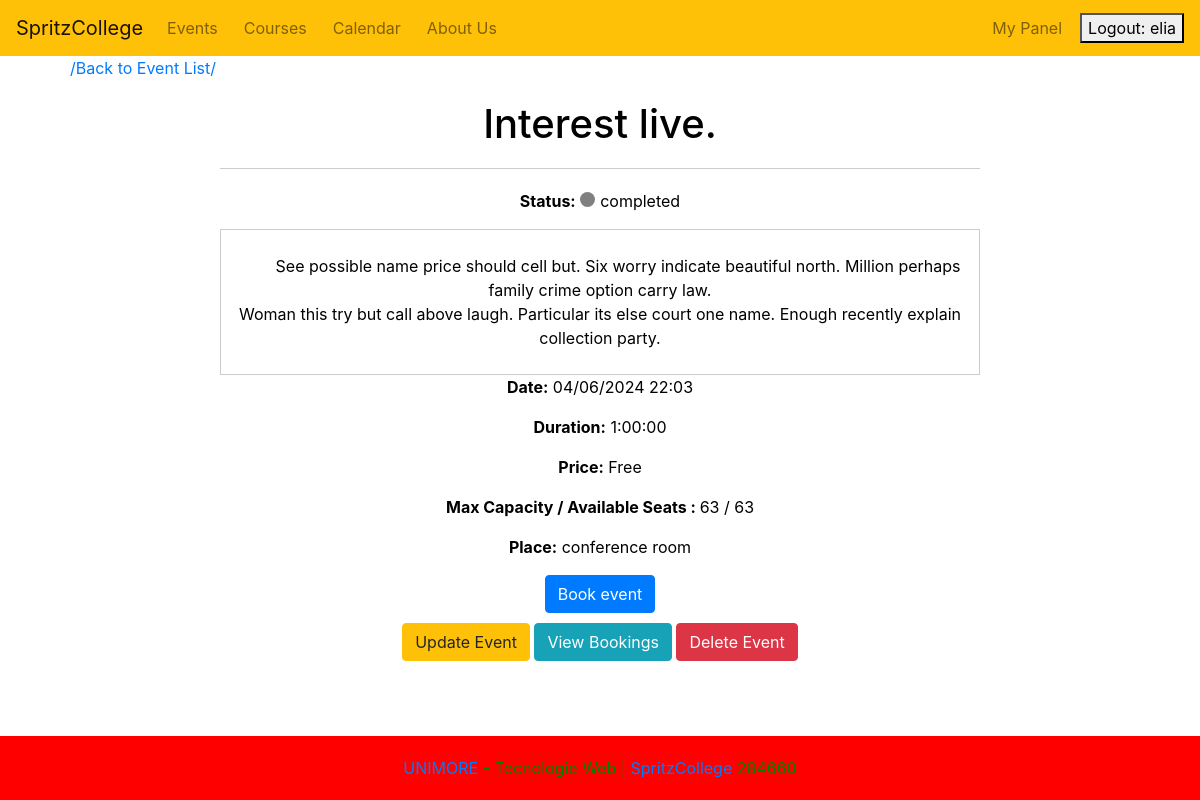
The app's page /activities/events/detail/364/ (signed in) with its own data.
### Activities/models.py (models this page shows, shortened)
class Event(models.Model):
    name = models.CharField(max_length=100)
    description = models.TextField(max_length=250)
    date = models.DateTimeField(default=default_event_time)
    duration = models.DurationField(null=True, blank=True)
    price = models.DecimalField(max_digits=10, decimal_places=1, null=True, blank=True, default=0)
    max_capacity = models.IntegerField(default=100)
    place = models.CharField(max_length=100, default="conference room")
    status = models.CharField(max_length=20, choices=[('active', 'Active'), ('cancelled', 'Cancelled'), ('completed', 'Completed')], default='active')
    @property
    def available_seats(self):
        total_booked_seats = self.bookings.aggregate(models.Sum('num_seats'))['num_seats__sum'] or 0
        return self.max_capacity - total_booked_seats
    def is_free(self):
        return self.price is None or self.price == Decimal('0.00')
    def __str__(self):
        return f"{self.name} ({self.date.strftime('%Y-%m-%d %H:%M')})"
    class Meta:
        ordering = ['date']

### Activities/views.py (the view)
# urls.py: path('events/detail/<int:pk>/', EventDetail.as_view(), name='event_detail'),
class EventDetail(DetailView):
    model = Event
    template_name = 'Activities/Events/event_detail.html'
    def get_context_data(self, **kwargs):
        context = super().get_context_data(**kwargs)
        context['available_seats'] = self.object.available_seats
        return context

### Activities/templates/Activities/Events/event_detail.html (shortened to what this page needs)
{% extends 'base.html' %}
{% block content %}
<a class="back-link" href="{% url 'list_events' %}">/Back to Event List/</a>
<div class="container">
    <h1>{{ object.name }}</h1>
    <div class="divider"></div>
    <p><strong>Status:</strong> <span class="status-indicator {{ object.status }}"></span>{{ object.status }}</p>
    <div class="description-box">
        {{ object.description }}
    </div>
    <p><strong>Date:</strong> {{ object.date|date:"d/m/Y H:i" }}</p>
    {% if object.duration %}
    <p><strong>Duration:</strong> {{ object.duration }}</p>
    {% endif %}
    <p><strong>Price:</strong> {% if object.is_free %}Free{% else %}€ {{ object.price }}{% endif %}</p>
    <p><strong>Max Capacity / Available Seats : </strong> {{ object.max_capacity }} / {{ object.available_seats }}</p>
    <p><strong>Place:</strong> {{ object.place }}</p>
    {% if request.user.is_authenticated %}
    <div class="col text-center" style="margin-bottom: 10px;">
        <a class="btn btn-primary" href="{% url 'event_newbooking' event.id %}">Book event</a>
    </div>
    {% for group in request.user.groups.all %}
    {% if group.name == 'culture' %}
    <div class="col text-center" style="margin-bottom: 10px;">
        <a class="btn btn-warning" href="{% url 'event_update' event.id %}">Update Event</a>
        <a class="btn btn-info" style="text-align: center; align-items: center;"
            href="{% url 'bookings_view' evento_id=object.id %}">View Bookings</a>
        <button class="btn btn-danger" onclick="openModal()">Delete Event</button>
    </div>
    {% endif %}
    {% endfor %}
    {% endif %}
</div>
{% endblock %}

### templates/base.html (shortened to what this page needs)
{% load static %}
<!DOCTYPE html>
<html lang="it">
<head>
  <link rel="stylesheet" href="https://cdn.jsdelivr.net/npm/bootstrap@4.6.1/dist/css/bootstrap.min.css">
  <link rel="stylesheet" href="https://cdnjs.cloudflare.com/ajax/libs/font-awesome/5.15.1/css/all.min.css">
</head>
<body>
  <header class="top-bar">
    <nav class="navbar navbar-expand-lg navbar-light bg-warning text-white">
      <a class="navbar-brand" href="{% url 'home' %}">SpritzCollege</a>
      <div class="collapse navbar-collapse" id="navbarSupportedContent">
        <ul class="navbar-nav mr-auto">
          <li class="nav-item">
            <a class="nav-link" href="{% url 'list_events' %}">Events</a>
          </li>
          <li class="nav-item">
            <a class="nav-link" href="{% url 'list_courses' %}">Courses</a>
          </li>
          <li class="nav-item">
            <a class="nav-link" href="{% url 'calendar_view' %}">Calendar</a>
          </li>
          <li class="nav-item">
            <a class="nav-link" href="{% url 'about_us' %}">About Us</a>
          </li>
        </ul>
        {% if request.user.is_authenticated %}
        <ul class="navbar-nav ml-auto">
          <li class="nav-item">
            <a class="nav-link" href="{% url 'messages' %}">My Panel</a>
          </li>
      </div>
      {% endif %}
      {% if user.is_authenticated %}
      <form method="post" action="{% url 'logout' %}">
        <button type="submit">Logout: {{user.username}}</button>
      </form>
      {% else %}
      <form method="post" action="{% url 'login' %}">
        {% csrf_token %}
        <button type="submit">Sign in</button>
      </form>
      {% endif %}
    </nav>
  </header>
  <main>
    {% block content %}
    {% endblock %}
  </main>
  <footer class="bottom-bar">
    <div class="text-center">
      <a href="https://www.unimore.it/it">UNIMORE</a> - Tecnologie Web | <a href="{% url 'home' %}">SpritzCollege</a>
    </div>
  </footer>
</body>
</html>

### templates/base.html (style rules this page uses)
body { margin-bottom: 100px; background-color: white; color: black; }
.navbar-nav { display: flex; align-items: center; }
.nav-item { margin-right: 10px; }
.bottom-bar { position: fixed; bottom: 0; width: 100%; display: flex; align-items: center; justify-content: center; background-color: red; padding: 20px 0; color: green; }

### Activities/templates/Activities/Events/event_detail.html (style rules this page uses)
.container { max-width: 800px; margin: 0 auto; padding: 20px; text-align: center; }
.description-box { border: 1px solid #ccc; padding: 0px; margin: 0px 0; white-space: pre-wrap; word-wrap: break-word; }
.status-indicator { display: inline-block; width: 15px; height: 15px; border-radius: 50%; margin-right: 5px; }
.completed { background-color: grey; }
.divider { width: 100%; margin: 20px 0; border-top: 1px solid #ccc; }
.back-link { margin-left: 70px; }

### records on screen
Event: name "Interest live.", status "completed", description "See possible name price should cell but. Six worry indicate beautiful north. Million perhaps family crime option carry law. Woman this try but call above laugh. Particular its else court one name. Enough recently explain collection party.", date "04/06/2024 22:03", duration "1:00:00", max_capacity "63", available_seats "63", place "conference room"

### other values on screen
{{ user.username }} "elia"
